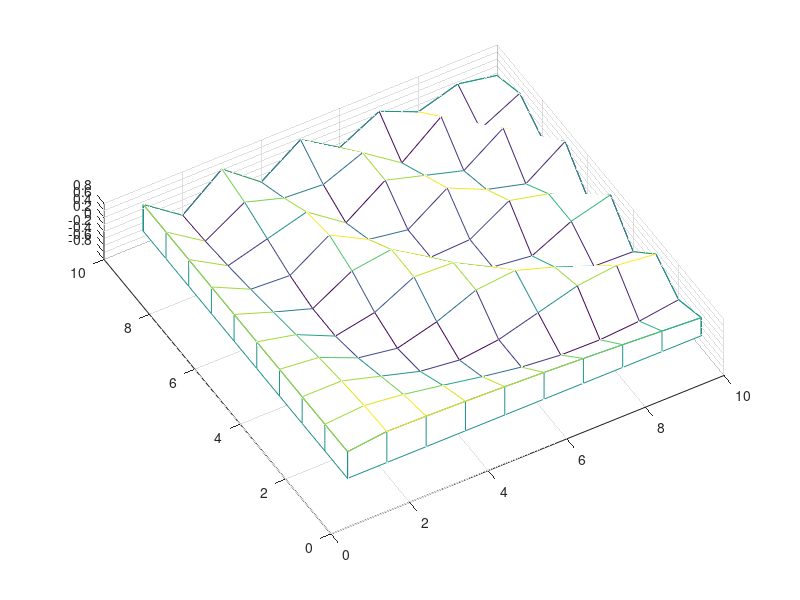
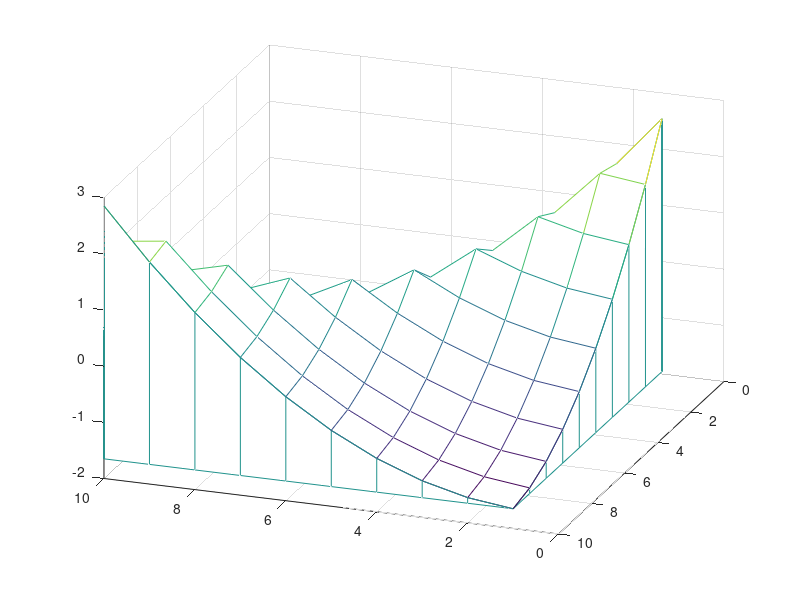

MATLAB code for these plots, in order:
function nw3(n)
%NW3     Investigation of a singular normal equation matrix
%        for a free leveling line

%Kai Borre June 2, 1998
%Copyright (c) by Kai Borre
%$Revision: 1.0 $  $Date: 2000/12/16 $

if nargin == 0
   n = 10;
end

A = diag(2*ones(n,1))+diag(-ones(n-1,1),1)+diag(-ones(n-1,1),-1);
% The upper left and lower right components 
% are modified corresponding to free boundaries
A(1,1) = 1;
A(n,n) = 1;
% We calculate the eigenvectors V and the eigenvalues D
[V,D] = eig(A);
% We set the matrix of eigenvectors Psi
Psi = zeros(n,n);
% and put the correct results into it
Psi(:,1) = ones(n,1)/sqrt(n);
for j = 2:n
   for i = 1:n
      Psi(i,j)=cos((2*i-1)*(j-1)*pi/(2*n))*sqrt(2)/sqrt(n);
   end;
end;

% Finally the eigenvalues are calculated
for j = 1:n
   lambda(j) = 4*(sin(((j-1)*pi)/(2*n)))^2; 
end
% Calculate the pseudoinverse of the original matrix A
Apl = pinv(A);
% The pseudoinverse according to our formula
Aplus = zeros(n,n);

for i = 1:n
   for j = 1:n
      for k = 1:n-1
         Aplus(i,j) = Aplus(i,j)+cos((2*i-1)*k*pi/(2*n))*...
            cos((2*j-1)*k*pi/(2*n))/...
            (2*n*(sin((k*pi)/(2*n)))^2); 
      end;
   end;
end

% We output some variables
if n < 10   
   V
   Psi
   diag(D)
   lambda
   Apl
   Aplus
end

% and some graphics
figure(1);
meshz(Psi)
view(-30,20), pause(3)
figure(gcf)
view(-30,60), pause(3)
figure(gcf)
view(-30,80), pause(3)
print network1 -deps

figure(2);
figure(gcf)
meshz(Psi)
figure(gcf)
meshz(A)
figure(gcf)
meshz(Aplus)
figure(gcf)
view(-160,30), pause(3)
figure(gcf)
%%%%%%%%%%%%%%%%% end nw3.m  %%%%%%%%%%%%%%%%%
